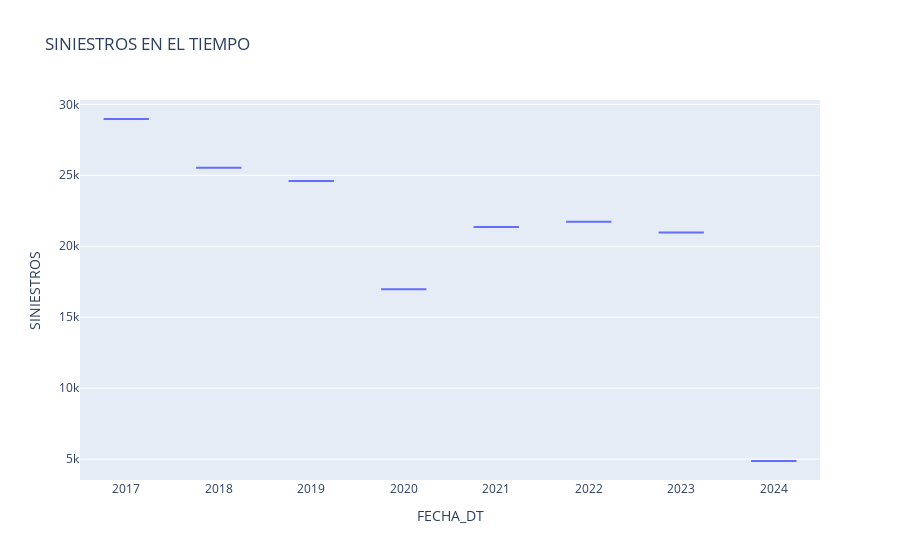

Notebook source saved alongside this figure:
### Code cell
code_counts_year = dataset_cl1.groupby(dataset_cl1['FECHA_DT'].dt.year)['SINIESTROS'].count().reset_index()
fig = px.box(code_counts_year, x='FECHA_DT', y='SINIESTROS', title='SINIESTROS EN EL TIEMPO')
fig.show()

### Figure 1 — Plotly figure (JSON) as saved in the notebook; plotly's stock layout.template omitted (floating-point values rounded to 4 significant figures)
{"data": [{"alignmentgroup": "True", "hovertemplate": "FECHA_DT=%{x}<br>SINIESTROS=%{y}<extra></extra>", "legendgroup": "", "marker": {"color": "#636efa"}, "name": "", "notched": false, "offsetgroup": "", "orientation": "v", "showlegend": false, "type": "box", "x": [2017, 2018, 2019, 2020, 2021, 2022, 2023, 2024], "x0": " ", "xaxis": "x", "y": [28967, 25530, 24595, 16972, 21352, 21733, 20977, 4866], "y0": " ", "yaxis": "y"}], "layout": {"boxmode": "group", "legend": {"tracegroupgap": 0}, "title": {"text": "SINIESTROS EN EL TIEMPO"}, "xaxis": {"anchor": "y", "domain": [0, 1], "title": {"text": "FECHA_DT"}}, "yaxis": {"anchor": "x", "domain": [0, 1], "title": {"text": "SINIESTROS"}}}}
